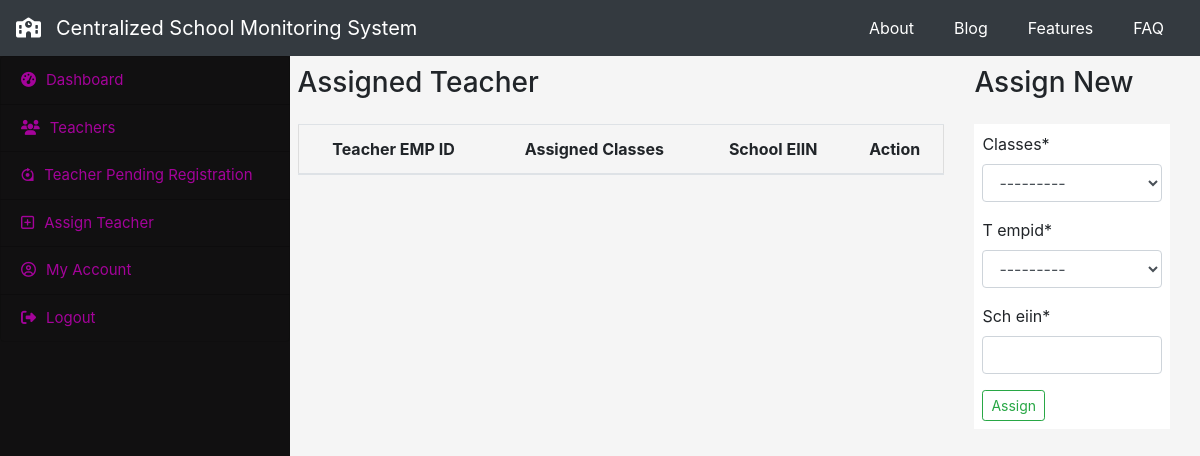
The app's page /headmaster/assign_teacher (signed in), older data.
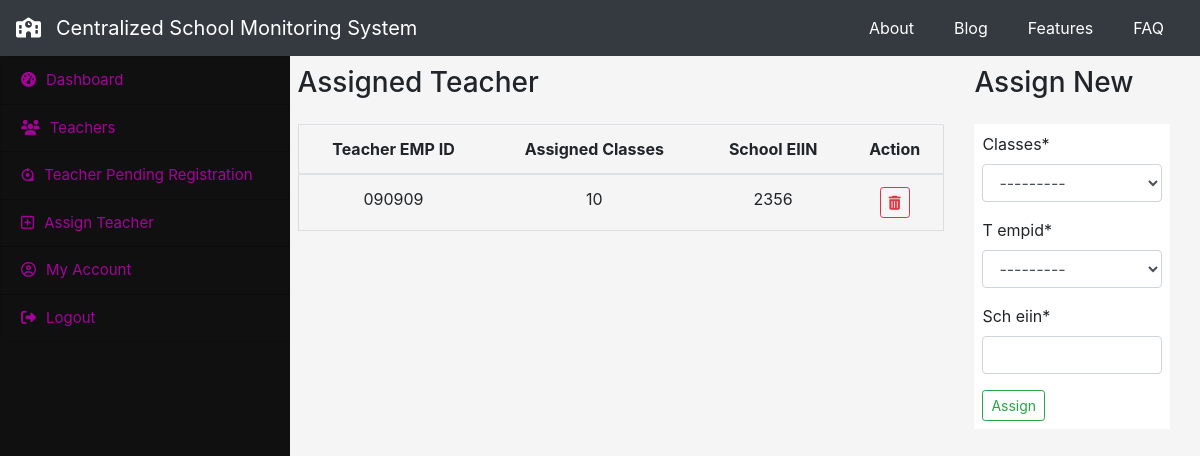
The same page, newer data.
### headmaster/models.py (models this page shows, shortened)
class assign_teacher(models.Model):
    select_class = [
        ('6', '6'),
        ('7', '7'),
        ('8', '8'),
        ('9', '9'),
        ('10', '10')
    ]
    classes = models.CharField(
        max_length=20, blank=False, choices=select_class)
    t_empid = models.ForeignKey(teacher_account, on_delete=models.CASCADE)
    sch_eiin = models.CharField(max_length=100, blank=False, default=None)
    def delete_teacher(self):
        return f"./delete_teacher/{self.id}/"

### initapp/models.py (models this page shows)
class teacher_account(models.Model):
    t_fullname = models.CharField(max_length=100, blank=False, null=False)
    t_email = models.CharField(max_length=100, blank=False, null=False)
    t_empid = models.CharField(max_length=100, primary_key=True)
    t_pass = models.CharField(max_length=50, blank=False, null=False)
    t_phone = models.CharField(max_length=50, blank=False, null=False)
    sch_eiin = models.CharField(
        max_length=25, blank=False, null=False, default=None)
    def __str__(self):
        return self.t_empid

### headmaster/views.py (the view, shortened to what this page needs)
# urls.py: path('assign_teacher', views.assign_teacherr, name="assign_teacher"),
def assign_teacherr(request):
    form = assign_teacher_form()
    """ form.fields["t_empid"] = models.forms.ModelMultipleChoiceField(
        queryset=teacher_account.objects.filter(sch_eiin=request.session.get('headmaster_eid'))) """
    he = headmaster_account.objects.get(
        h_empid=request.session.get('headmaster_eid'))
    obj = assign_teacher.objects.filter(sch_eiin = he.sch_eiin)
    context = {'form': form, 'teacher': obj}
    return render(request, 'headmaster/assign_teacher.html', context)

### headmaster/forms.py
class assign_teacher_form(forms.ModelForm):
    class Meta:
        model = assign_teacher
        fields = ['classes', 't_empid', 'sch_eiin']
    """ def __init__(self, *args, **kwargs):

        super(assign_teacher_form, self).__init__(*args, **kwargs)
        self.fields['t_empid'].queryset = teacher_account.objects.filter(
            sch_eiin=2356) """
    def __init__(self, *args, **kwargs):
        super().__init__(*args, **kwargs)
        self.fields['t_empid'].widget.attrs.update({
            'class': '',
            'id': 't_empid'
        })
        self.fields['sch_eiin'].widget.attrs.update({
            'class': '',
            'id': 'sch_eiin'
        })

### headmaster/templates/headmaster/assign_teacher.html (shortened to what this page needs)
{% extends 'headmaster/h_base.html' %}
{% load crispy_forms_tags %}
{% block content %}
<div class="assign_teacher">
    <div class="row">
        <div class="col-9">
            <div class="assign_tech_table">
                <h3 class="mb-4">Assigned Teacher</h3>
                    <table class="table" style="text-align: center;">
                            <thead>
                              <tr>
                                <th scope="col">Teacher EMP ID</th>
                                <th scope="col">Assigned Classes</th>
                                <th scope="col">School EIIN</th>
                                <th scope="col">Action</th>
                              </tr>
                            </thead>
                            <tbody>
                              {% for teacher in teacher %}
                              <tr>
                                <td>{{ teacher.t_empid }}</td>
                                <td>{{ teacher.classes}}</td>
                                <td>{{ teacher.sch_eiin }}</td>
                                <td>
                                  <a href="{{ teacher.delete_teacher }}" class="btn btn-sm btn-outline-danger"><i class="fa fa-trash" aria-hidden="true"></i>
                                  </a>
                                </td>
                              </tr>
                              {% endfor %}
                            </tbody>
                          </table>
            </div>
        </div>
        <div class="col-3">
            <h3 class="mb-4">Assign New </h3>
            <div class="p-2 bg-white">
            <form action="" method="POST" enctype="multipart/form-data">
                    {{ form | crispy }}
                    <input type="submit" class="btn btn-sm btn-outline-success" value="Assign">
            </form>
        </div>
        </div>
    </div>
</div>
{% endblock %}

Row changes from the older to the newer data that the page shows:
added assign_teacher: t_empid "090909", classes "10", sch_eiin "2356"
